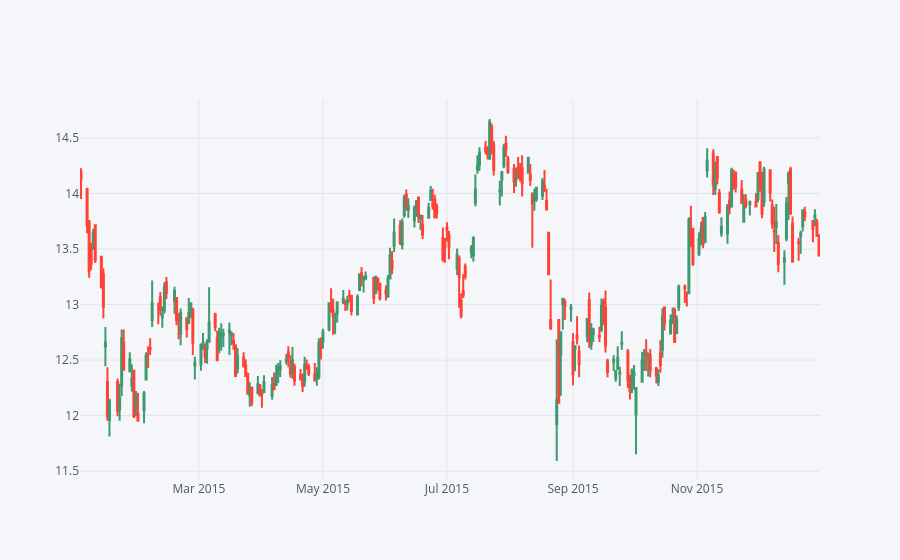

The code cell stored with this chart in its notebook:
### Code cell
#Creating candle plot using plotly BAC
BAC[['Open','High','Low','Close']].loc['2015-01-01':'2016-01-01'].iplot(kind='candle')

### Figure 1 — Plotly figure (JSON) as saved in the notebook; plotly's stock layout.template omitted (floating-point values rounded to 4 significant figures; data arrays with more than 128 entries replaced by an {"elided": "..."} marker saying what was removed)
{"data": [{"close": {"elided": "252 float values"}, "high": {"elided": "252 float values"}, "low": {"elided": "252 float values"}, "open": {"elided": "252 float values"}, "showlegend": false, "type": "candlestick", "x": {"elided": "252 str values"}, "yaxis": "y2"}], "layout": {"legend": {"bgcolor": "#F5F6F9", "font": {"color": "#4D5663"}}, "paper_bgcolor": "#F5F6F9", "plot_bgcolor": "#F5F6F9", "title": {"font": {"color": "#4D5663"}}, "xaxis": {"gridcolor": "#E1E5ED", "rangeslider": {"visible": false}, "showgrid": true, "tickfont": {"color": "#4D5663"}, "title": {"font": {"color": "#4D5663"}, "text": ""}, "zerolinecolor": "#E1E5ED"}, "yaxis": {"gridcolor": "#E1E5ED", "showgrid": true, "showticklabels": false, "tickfont": {"color": "#4D5663"}, "title": {"font": {"color": "#4D5663"}, "text": ""}, "zerolinecolor": "#E1E5ED"}, "yaxis2": {"gridcolor": "#E1E5ED", "showgrid": true, "tickfont": {"color": "#4D5663"}, "title": {"font": {"color": "#4D5663"}, "text": ""}, "zerolinecolor": "#E1E5ED"}}}
